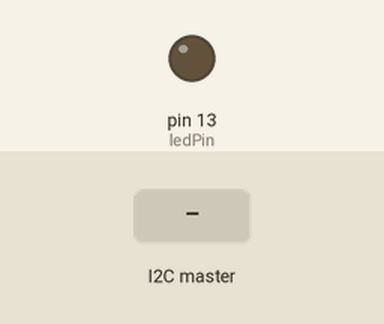
Recording of a sketch running on a simulated Arduino Uno, built with avr-gcc and run on an emulated ATmega328P. Shown: output pins drawn as LEDs (lit = HIGH). The test bench sets the inputs (shaded band).

Above: at 1.2 s.
1.3 s: the I2C master sends the byte 1
At 2.3 s:
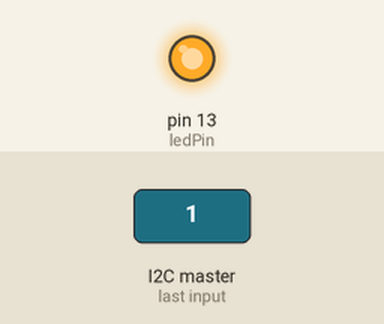
2.8 s: the I2C master sends the byte 0
At 3.4 s:
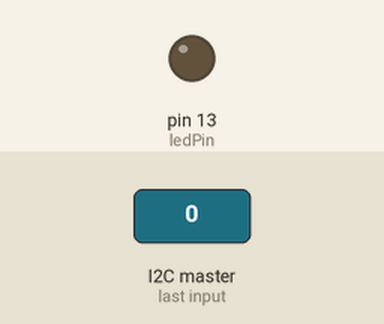
4.3 s: the I2C master sends the byte 2
At 4.6 s:
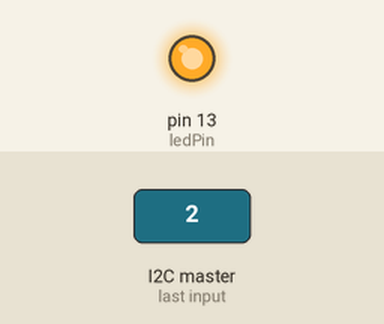
Timing chart, 0 to 7.3 s (numbered marks = the images above; inputs shaded):
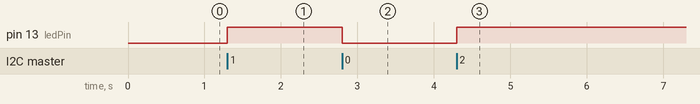

Measured:
- after the input at 1.3 s, pin 13 (ledPin): LOW → HIGH at once
- after the input at 2.8 s, pin 13 (ledPin): HIGH → LOW at once
- after the input at 4.3 s, pin 13 (ledPin): LOW → HIGH at once

The sketch:

i2c_arduino_led.ino
```cpp
#include <Wire.h>

const int ledPin = 13;
static_assert(LOW == 0, "Expecting LOW to be 0");

void setup(){
  Serial.begin(9600);
  Wire.begin(0x8);
  Wire.onReceive(receiveEvent);
  pinMode(ledPin, OUTPUT);
  digitalWrite(ledPin, LOW);
}

void loop(){
  delay(100);
}

void receiveEvent(int howMany){
  while(Wire.available()){
    char c = Wire.read();
    digitalWrite(ledPin, c);
  }
}
```
